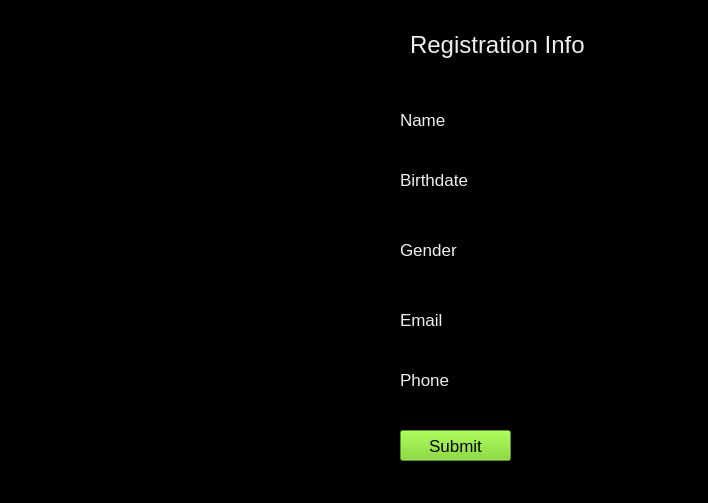
<?xml version="1.0" encoding="UTF-8"?>
<ui version="4.0">
 <class>MainWindow</class>
 <widget class="QMainWindow" name="MainWindow">
  <property name="geometry">
   <rect>
    <x>0</x>
    <y>0</y>
    <width>708</width>
    <height>503</height>
   </rect>
  </property>
  <property name="windowTitle">
   <string>MainWindow</string>
  </property>
  <property name="styleSheet">
   <string notr="true">background-color: rgb(0, 0, 0);
</string>
  </property>
  <widget class="QWidget" name="centralwidget">
   <widget class="QLabel" name="label">
    <property name="geometry">
     <rect>
      <x>10</x>
      <y>0</y>
      <width>371</width>
      <height>521</height>
     </rect>
    </property>
    <property name="styleSheet">
     <string notr="true">background-image: url(:/newPrefix/nuvem.jpg);</string>
    </property>
    <property name="text">
     <string>TextLabel</string>
    </property>
   </widget>
   <widget class="QLabel" name="label_2">
    <property name="geometry">
     <rect>
      <x>410</x>
      <y>30</y>
      <width>231</width>
      <height>31</height>
     </rect>
    </property>
    <property name="font">
     <font>
      <pointsize>18</pointsize>
      <weight>50</weight>
      <bold>false</bold>
     </font>
    </property>
    <property name="text">
     <string>&lt;html&gt;&lt;head/&gt;&lt;body&gt;&lt;p&gt;&lt;span style=&quot; color:#eeeeec;&quot;&gt;Registration Info&lt;/span&gt;&lt;/p&gt;&lt;/body&gt;&lt;/html&gt;</string>
    </property>
   </widget>
   <widget class="QLabel" name="label_3">
    <property name="geometry">
     <rect>
      <x>400</x>
      <y>110</y>
      <width>67</width>
      <height>17</height>
     </rect>
    </property>
    <property name="font">
     <font>
      <pointsize>13</pointsize>
     </font>
    </property>
    <property name="text">
     <string>&lt;html&gt;&lt;head/&gt;&lt;body&gt;&lt;p&gt;&lt;span style=&quot; color:#eeeeec;&quot;&gt;Name&lt;/span&gt;&lt;/p&gt;&lt;/body&gt;&lt;/html&gt;</string>
    </property>
   </widget>
   <widget class="QLabel" name="label_4">
    <property name="geometry">
     <rect>
      <x>400</x>
      <y>170</y>
      <width>91</width>
      <height>17</height>
     </rect>
    </property>
    <property name="font">
     <font>
      <pointsize>13</pointsize>
     </font>
    </property>
    <property name="text">
     <string>&lt;html&gt;&lt;head/&gt;&lt;body&gt;&lt;p&gt;&lt;span style=&quot; color:#eeeeec;&quot;&gt;Birthdate&lt;/span&gt;&lt;/p&gt;&lt;/body&gt;&lt;/html&gt;</string>
    </property>
   </widget>
   <widget class="QLabel" name="label_5">
    <property name="geometry">
     <rect>
      <x>400</x>
      <y>240</y>
      <width>67</width>
      <height>17</height>
     </rect>
    </property>
    <property name="font">
     <font>
      <pointsize>13</pointsize>
     </font>
    </property>
    <property name="text">
     <string>&lt;html&gt;&lt;head/&gt;&lt;body&gt;&lt;p&gt;&lt;span style=&quot; color:#eeeeec;&quot;&gt;Gender&lt;/span&gt;&lt;/p&gt;&lt;/body&gt;&lt;/html&gt;</string>
    </property>
   </widget>
   <widget class="QLabel" name="label_6">
    <property name="geometry">
     <rect>
      <x>400</x>
      <y>310</y>
      <width>67</width>
      <height>17</height>
     </rect>
    </property>
    <property name="font">
     <font>
      <pointsize>13</pointsize>
     </font>
    </property>
    <property name="text">
     <string>&lt;html&gt;&lt;head/&gt;&lt;body&gt;&lt;p&gt;&lt;span style=&quot; color:#eeeeec;&quot;&gt;Email&lt;/span&gt;&lt;/p&gt;&lt;/body&gt;&lt;/html&gt;</string>
    </property>
   </widget>
   <widget class="QLabel" name="label_7">
    <property name="geometry">
     <rect>
      <x>400</x>
      <y>370</y>
      <width>67</width>
      <height>17</height>
     </rect>
    </property>
    <property name="font">
     <font>
      <pointsize>13</pointsize>
     </font>
    </property>
    <property name="text">
     <string>&lt;html&gt;&lt;head/&gt;&lt;body&gt;&lt;p&gt;&lt;span style=&quot; color:#eeeeec;&quot;&gt;Phone&lt;/span&gt;&lt;/p&gt;&lt;/body&gt;&lt;/html&gt;</string>
    </property>
   </widget>
   <widget class="QLineEdit" name="lineEdit">
    <property name="geometry">
     <rect>
      <x>462</x>
      <y>110</y>
      <width>201</width>
      <height>16</height>
     </rect>
    </property>
    <property name="font">
     <font>
      <underline>true</underline>
     </font>
    </property>
   </widget>
   <widget class="QLineEdit" name="lineEdit_2">
    <property name="geometry">
     <rect>
      <x>490</x>
      <y>170</y>
      <width>171</width>
      <height>16</height>
     </rect>
    </property>
   </widget>
   <widget class="QLineEdit" name="lineEdit_3">
    <property name="geometry">
     <rect>
      <x>460</x>
      <y>240</y>
      <width>201</width>
      <height>20</height>
     </rect>
    </property>
   </widget>
   <widget class="QLineEdit" name="lineEdit_4">
    <property name="geometry">
     <rect>
      <x>460</x>
      <y>310</y>
      <width>201</width>
      <height>20</height>
     </rect>
    </property>
   </widget>
   <widget class="QLineEdit" name="lineEdit_5">
    <property name="geometry">
     <rect>
      <x>460</x>
      <y>370</y>
      <width>201</width>
      <height>20</height>
     </rect>
    </property>
   </widget>
   <widget class="QPushButton" name="Submit">
    <property name="geometry">
     <rect>
      <x>400</x>
      <y>430</y>
      <width>111</width>
      <height>31</height>
     </rect>
    </property>
    <property name="font">
     <font>
      <pointsize>13</pointsize>
     </font>
    </property>
    <property name="styleSheet">
     <string notr="true">background-color: rgb(138, 226, 52);
background-color: rgb(115, 210, 22);</string>
    </property>
    <property name="text">
     <string>Submit</string>
    </property>
   </widget>
  </widget>
  <widget class="QMenuBar" name="menubar">
   <property name="geometry">
    <rect>
     <x>0</x>
     <y>0</y>
     <width>708</width>
     <height>22</height>
    </rect>
   </property>
  </widget>
  <widget class="QStatusBar" name="statusbar"/>
 </widget>
 <resources>
  <include location="../../../Desktop/teste.qrc"/>
 </resources>
 <connections/>
</ui>
